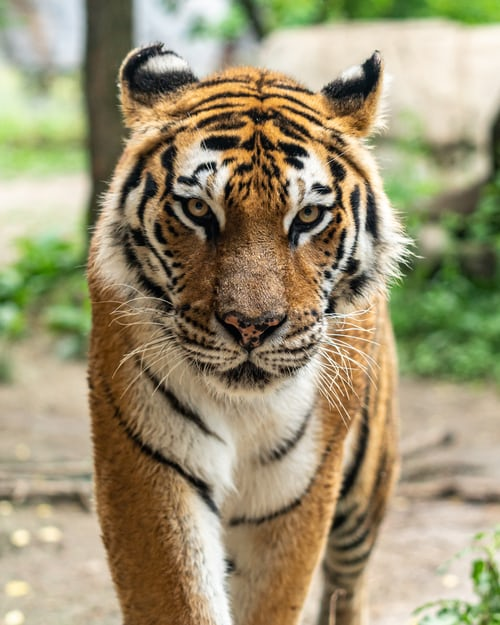
#> input picture Task 2- LGM-VIP DataScience/tiger.jpg, 500 x 625 px
$ jupyter execute 'LGM-VIP Data Science Task 2.ipynb'
#> lines starting #> are read from the running program, lines starting #| are printed output that depends on the picture
# LGM-VIP Data Science Internship

# TASK 2 - Image to Pencil Task with Python

# Author - ANAS ANSARI

[cell 1]
#importing library
import cv2

[cell 2]
#Reading image
img=cv2.imread("tiger.jpg")
#> img is the input picture: shape (625, 500, 3); mean B, G, R 114.8, 146.3, 156
#cv2.imshow("Before",img)
cv2.waitKey(0)

[cell 3]
gray_image = cv2.cvtColor(img, cv2.COLOR_BGR2GRAY)
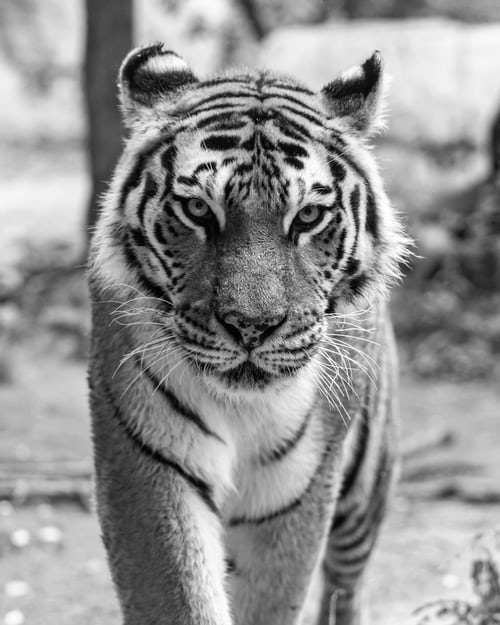
#> gray_image: shape (625, 500); min 0, max 255, mean 145.6
#cv2.imshow("New grayimage", gray_image)
cv2.waitKey(0)

[cell 4]
invertedimage = 255 - gray_image
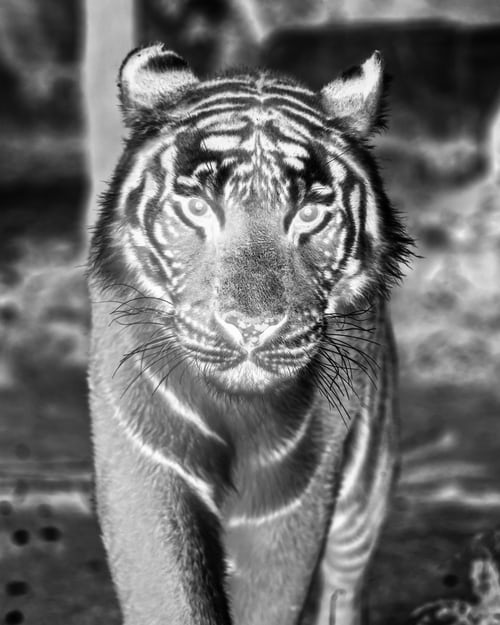
#> invertedimage: shape (625, 500); min 0, max 255, mean 109.4
#cv2.imshow("Inverted", inverted_image)
cv2.waitKey()

[cell 5]
blur = cv2.GaussianBlur(invertedimage, (21, 21), 0)
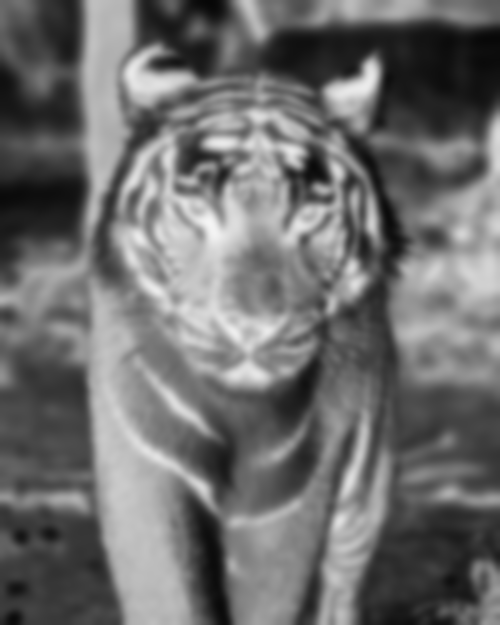
#> blur: shape (625, 500); min 7, max 245, mean 109.4

[cell 6]
invertedblur = 255 - blur
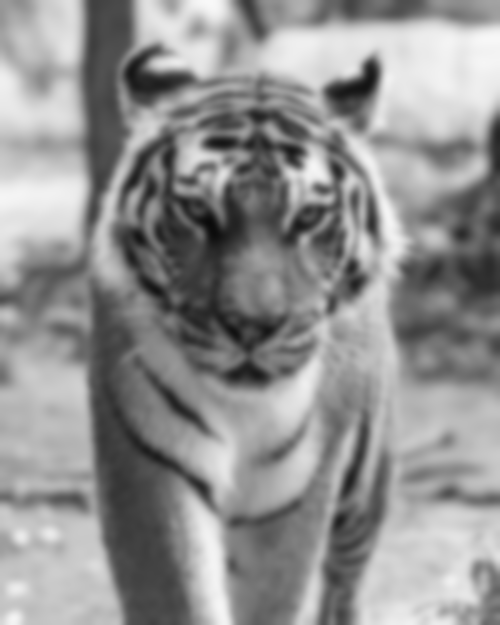
#> invertedblur: shape (625, 500); min 10, max 248, mean 145.6
pencilsketch = cv2.divide(gray_image, invertedblur, scale=256.0)
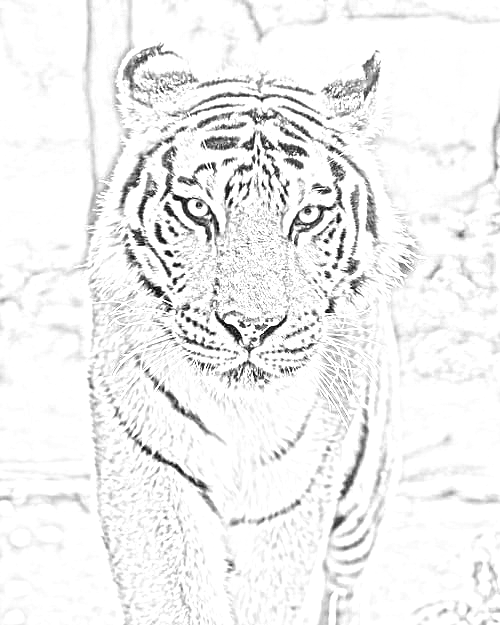
#> pencilsketch: shape (625, 500); min 0, max 255, mean 239.9
#cv2.imshow("Sketch", pencilsketch)
cv2.waitKey(0)
